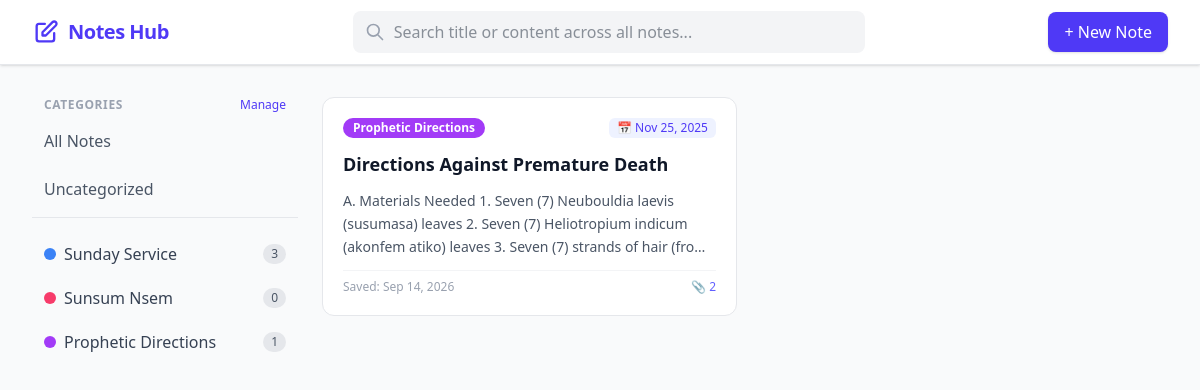
Screenshot of /?category=3 with the database file from the repository.
### notes/models.py (models this page shows, shortened)
class Category(models.Model):
    name = models.CharField(max_length=100, unique=True)
    slug = models.SlugField(unique=True, blank=True)
    color = models.CharField(max_length=7, default='#3B82F6')
    class Meta:
        verbose_name_plural = "Categories"

class Note(models.Model):
    title = models.CharField(max_length=255)
    content = models.TextField()
    category = models.ForeignKey(
        'Category',
        on_delete=models.SET_NULL,
        null=True,
        blank=True,
        related_name='notes'
    )
    service_date = models.DateField(default=timezone.now, help_text="Date of the service/event")
    created_at = models.DateTimeField(auto_now_add=True)
    updated_at = models.DateTimeField(auto_now=True)

### notes/views.py (the view, shortened to what this page needs)
# urls.py: path('', views.note_list, name='note_list'),
def note_list(request):
    query = request.GET.get('q', '').strip()
    category_id = request.GET.get('category', '')
    notes = Note.objects.all().order_by('-service_date')
    search_results = []
    if category_id:
        if category_id == 'none':
            notes = notes.filter(category__isnull=True)
            if query:
                 search_results = [res for res in search_results if res['note'].category is None]
        else:
            notes = notes.filter(category_id=category_id)
            if query:
                 search_results = [res for res in search_results if res['note'].category_id == int(category_id)]
    categories = Category.objects.all()
    return render(request, 'notes/note_list.html', {
        'notes': notes,
        'categories': categories,
        'query': query,
        'search_results': search_results,
        'selected_category': category_id,
    })

### notes/templates/notes/note_list.html (shortened to what this page needs)
{% extends 'notes/base.html' %}
{% load note_tags %}
{% block content %}
<div class="grid grid-cols-1 lg:grid-cols-4 gap-6" x-data="{ previewNote: null, showPreview: false }">
    <aside class="space-y-2">
        <div class="flex items-center justify-between px-3 mb-2">
            <h3 class="text-xs font-semibold text-gray-400 uppercase tracking-wider">Categories</h3>
            <a href="{% url 'category_list' %}" class="text-xs text-indigo-600 hover:text-indigo-800 font-medium">Manage</a>
        </div>
        <a href="{% url 'note_list' %}" class="block px-3 py-2 rounded-lg font-medium {% if not selected_category %}bg-indigo-50 text-indigo-700{% else %}text-gray-600 hover:bg-gray-100{% endif %}">
            All Notes
        </a>
        <a href="{% url 'note_list' %}?category=none" class="block px-3 py-2 rounded-lg font-medium {% if selected_category == 'none' %}bg-indigo-50 text-indigo-700{% else %}text-gray-600 hover:bg-gray-100{% endif %}">
            Uncategorized
        </a>
        <div class="pt-4 border-t border-gray-200 space-y-1">
            {% for cat in categories %}
                <a href="{% url 'note_list' %}?category={{ cat.id }}" class="flex items-center justify-between px-3 py-2 rounded-lg text-gray-700 hover:bg-gray-100 transition">
                    <span class="flex items-center space-x-2">
                        <span class="w-3 h-3 rounded-full" style="background-color: {{ cat.color }}"></span>
                        <span>{{ cat.name }}</span>
                    </span>
                    <span class="text-xs bg-gray-200 text-gray-600 px-2 py-0.5 rounded-full">{{ cat.notes.count }}</span>
                </a>
            {% endfor %}
        </div>
    </aside>
    <section class="lg:col-span-3">
        {% if query %}
            <div class="mb-6 pb-4 border-b border-gray-200 flex items-center justify-between">
                <div class="text-sm text-gray-600">
                    Found <span class="font-bold text-gray-900">{{ search_results|length }}</span> notes containing: <span class="font-bold text-indigo-600 bg-indigo-50 px-2 py-1 rounded">"{{ query }}"</span>
                </div>
                <a href="{% url 'note_list' %}" class="text-xs text-gray-500 hover:text-gray-900 bg-gray-100 px-3 py-1.5 rounded-md transition">Clear Search</a>
            </div>
            <div class="space-y-6">
                {% for result in search_results %}
                    <div class="bg-white p-5 rounded-xl border border-gray-200 shadow-sm hover:border-indigo-300 transition">
                        <div class="flex items-center justify-between mb-3">
                            <h2 class="text-lg font-bold text-gray-900">
                                {% if result.title_match %}
                                    {{ result.note.title|highlight:query }}
                                {% else %}
                                    {{ result.note.title }}
                                {% endif %}
                            </h2>
                            <div class="flex space-x-2">
                                <button type="button"
                                        @click="previewNote = { title: '{{ result.note.title|escapejs }}', content: `{{ result.note.content|escapejs }}` }; showPreview = true;"
                                        class="px-3 py-1 bg-gray-50 hover:bg-gray-100 text-gray-600 text-xs font-medium rounded border border-gray-200 transition">
                                    Preview
                                </button>
                                <a href="{% url 'note_detail' result.note.pk %}?q={{ query|urlencode }}" class="px-3 py-1 bg-indigo-50 hover:bg-indigo-100 text-indigo-700 text-xs font-medium rounded border border-indigo-100 transition flex items-center">
                                    Open Note &rarr;
                                </a>
                            </div>
                        </div>
                        <div class="text-xs text-gray-400 mb-4 flex items-center space-x-3">
                            <span>Service: {{ result.note.service_date|date:"M j, Y" }}</span>
                            {% if result.note.category %}
                                <span class="px-2 py-0.5 rounded-full text-white" style="background-color: {{ result.note.category.color }}">{{ result.note.category.name }}</span>
                            {% endif %}
                        </div>
                        {% if result.snippets %}
                            <div class="bg-gray-50 rounded-lg p-4 space-y-3 border-l-4 border-amber-300">
                                {% for snippet in result.snippets %}
                                    <div class="text-sm text-gray-700 flex items-start">
                                        <span class="text-gray-400 mr-2 mt-0.5">↳</span>
                                        <p>... {{ snippet.highlighted }} ...</p>
                                    </div>
                                {% endfor %}
                            </div>
                        {% else %}
                            <div class="text-sm text-gray-500 italic bg-gray-50 p-3 rounded">
                                (Match found only in title)
                            </div>
                        {% endif %}
                    </div>
                {% empty %}
                    <div class="text-center py-12 bg-white rounded-xl border border-dashed border-gray-300">
                        <p class="text-gray-500 font-medium">No results found for "{{ query }}".</p>
                    </div>
                {% endfor %}
            </div>
        {% else %}
            <div class="grid grid-cols-1 md:grid-cols-2 gap-4">
                {% for note in notes %}
                    <a href="{% url 'note_detail' note.pk %}" class="block bg-white p-5 rounded-xl border border-gray-200 hover:shadow-md transition space-y-3">
                        <div class="flex items-center justify-between">
                            {% if note.category %}
                                <span class="text-xs font-semibold px-2.5 py-0.5 rounded-full text-white" style="background-color: {{ note.category.color }}">{{ note.category.name }}</span>
                            {% else %}
                                <span class="text-xs font-semibold px-2.5 py-0.5 rounded-full bg-gray-100 text-gray-500">Uncategorized</span>
                            {% endif %}
                            <span class="text-xs font-medium text-indigo-600 bg-indigo-50 px-2 py-0.5 rounded-md">
                                📅 {{ note.service_date|date:"M j, Y" }}
                            </span>
                        </div>
                        <h2 class="text-lg font-bold text-gray-900 truncate">{{ note.title }}</h2>
                        <p class="text-gray-600 text-sm line-clamp-3 leading-relaxed">{{ note.content }}</p>
                        <div class="text-xs text-gray-400 flex justify-between items-center pt-2 border-t border-gray-100">
                            <span>Saved: {{ note.created_at|date:"M d, Y" }}</span>
                            {% if note.attachments.exists %}
                                <span class="text-indigo-500">📎 {{ note.attachments.count }}</span>
                            {% endif %}
                        </div>
                    </a>
                {% empty %}
                    <div class="col-span-2 text-center py-12 bg-white rounded-xl border border-dashed border-gray-300">
                        <p class="text-gray-500 font-medium">No notes found.</p>
                    </div>
                {% endfor %}
            </div>
        {% endif %}
    </section>
</div>
{% endblock %}

### notes/templates/notes/base.html (style rules this page uses)
body { font-family: 'Segoe UI', -apple-system, BlinkMacSystemFont, Roboto, 'Helvetica Neue', sans-serif; }

### rows the page displays
Category: name "Sunday Service", notes.count "3"
Category: name "Sunsum Nsem", notes.count "0"
Category: name "Prophetic Directions", notes.count "1"
Note: category.name "Prophetic Directions", service_date "Nov 25, 2025", title "Directions Against Premature Death", content "A. Materials Needed 1. Seven (7) Neubouldia laevis (susumasa) leaves 2. Seven (7) Heliotropium indicum (akonfem atiko) leaves 3. Seven (7) strands of hair…", created_at "Sep 14, 2026", attachments.count "2"
